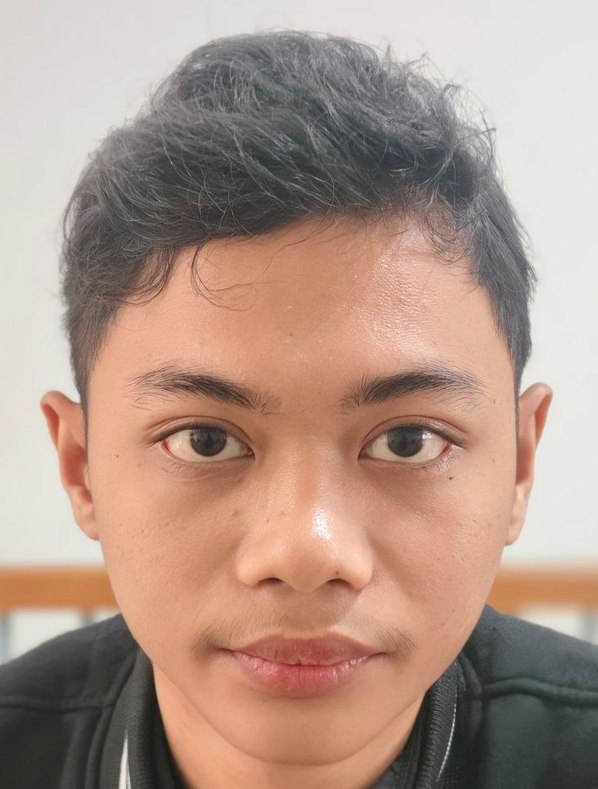
#> input picture engine/images/ade.jpg, 598 x 789 px
$ python -i image_quality.py   (imports and definitions only)   (older library calls are emulated)
#> lines starting #> are read from the running program, lines starting #| are printed output that depends on the picture
#> further down, picture is the input picture: shape (789, 598, 3); mean B, G, R 136.2, 149.3, 175.9
# utils/image_quality.py
import cv2
import numpy as np

def is_blurry(image_path, threshold=100.0):
    image = cv2.imread(image_path)
    if image is None:
        raise ValueError("Gambar tidak ditemukan.")
    gray = cv2.cvtColor(image, cv2.COLOR_BGR2GRAY)
    laplacian_var = cv2.Laplacian(gray, cv2.CV_64F).var()
    return laplacian_var < threshold

def enhance_lighting_if_needed(image, clip_limit=2.0, tile_grid_size=(8,8)):
    # Gunakan CLAHE untuk memperbaiki pencahayaan
#> called with clip_limit = 2, tile_grid_size = (8, 8)
    lab = cv2.cvtColor(image, cv2.COLOR_BGR2LAB)
#> lab: shape (789, 598, 3); mean of channels 0, 1, 2 161.5, 136.4, 138.9
    l, a, b = cv2.split(lab)
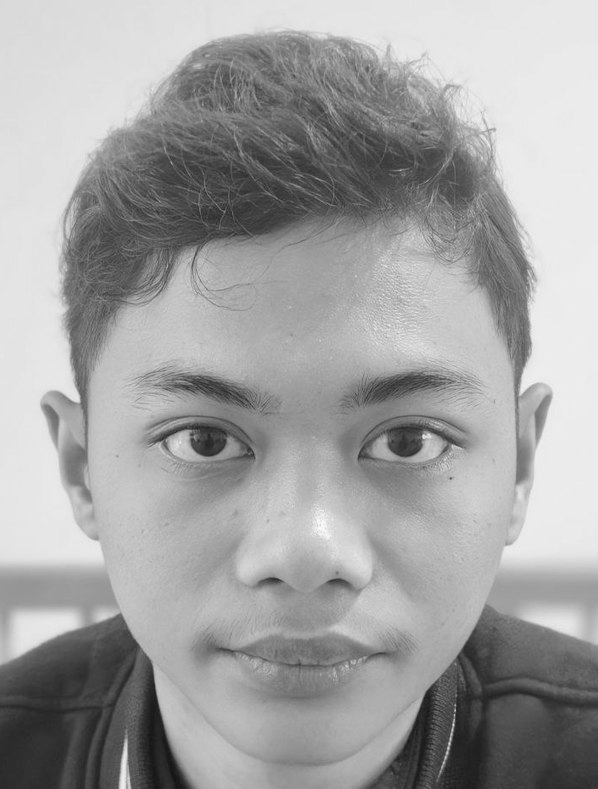
#> l: shape (789, 598); min 18, max 252, mean 161.5
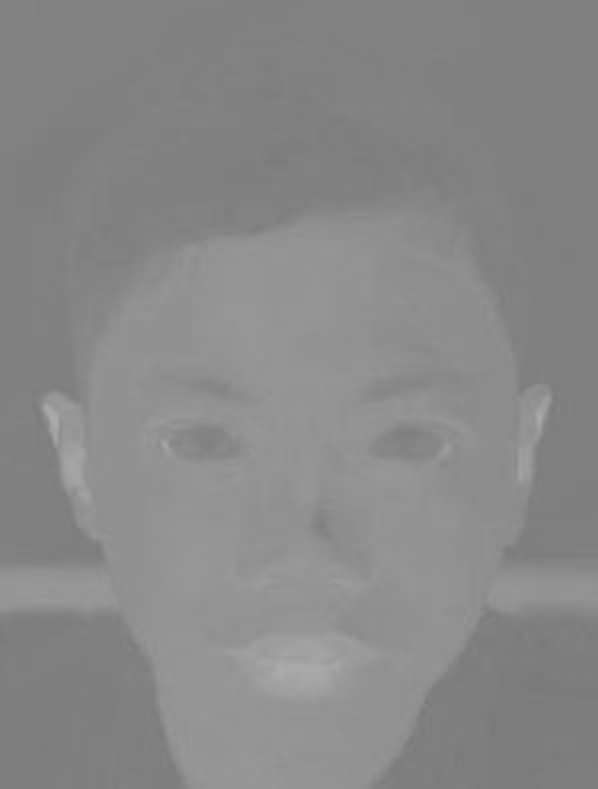
#> a: shape (789, 598); min 120, max 172, mean 136.4
    clahe = cv2.createCLAHE(clipLimit=clip_limit, tileGridSize=tile_grid_size)
    cl = clahe.apply(l)
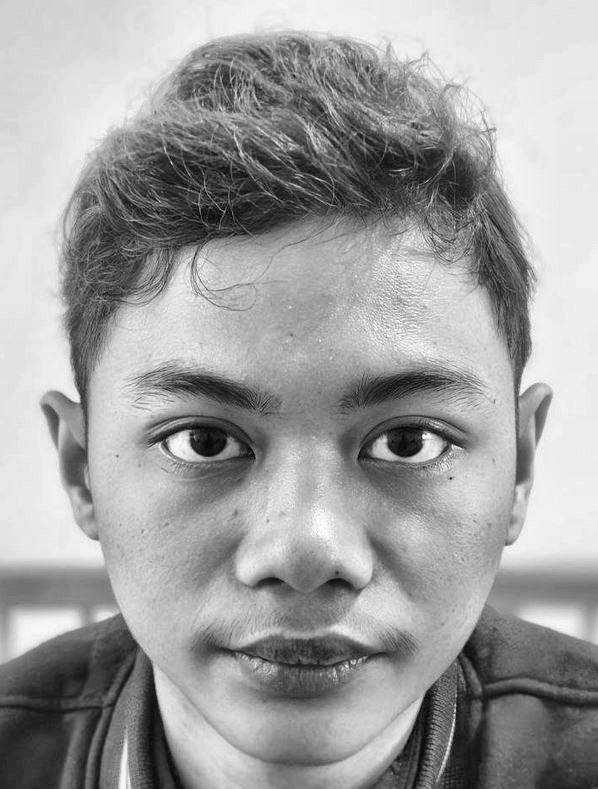
#> cl: shape (789, 598); min 7, max 254, mean 159.4
    limg = cv2.merge((cl,a,b))
#> limg: shape (789, 598, 3); mean of channels 0, 1, 2 159.4, 136.4, 138.9
    enhanced = cv2.cvtColor(limg, cv2.COLOR_LAB2BGR)
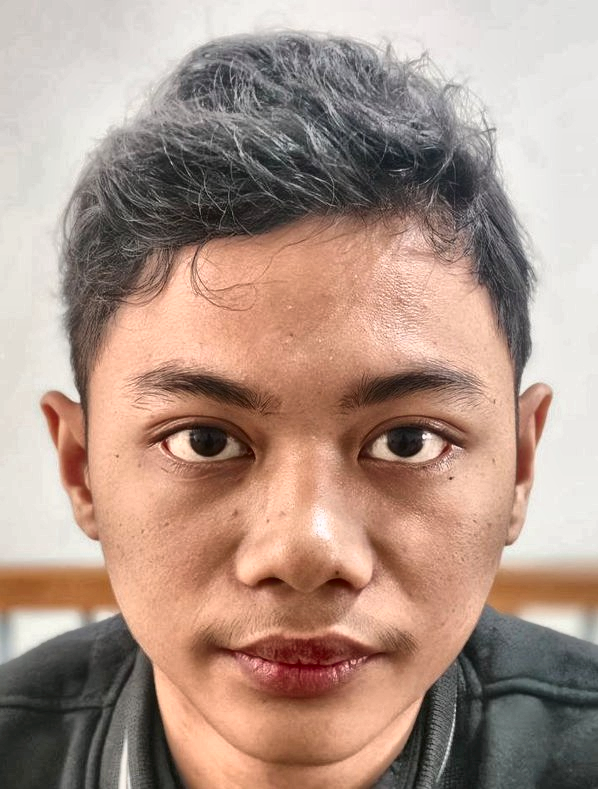
#> enhanced: shape (789, 598, 3); mean B, G, R 134.8, 147.9, 173.9
    return enhanced

def crop_face(image, face_location):
    # face_location = (top, right, bottom, left)
    top, right, bottom, left = face_location
    return image[top:bottom, left:right]

>>> import cv2
>>> picture = cv2.imread('../images/ade.jpg')
>>> result = enhance_lighting_if_needed(picture)

$ run again, on engine/images/andri.jpg
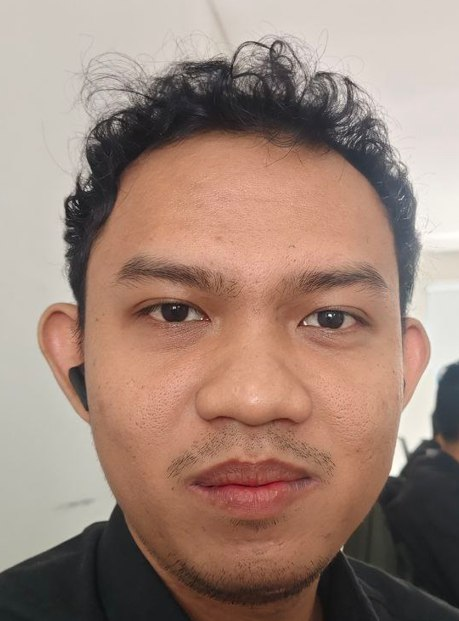
#> input picture engine/images/andri.jpg, 459 x 621 px
#> picture is the input picture: shape (621, 459, 3); mean B, G, R 120.4, 132.9, 158.5
#> lab: shape (621, 459, 3); mean of channels 0, 1, 2 144.6, 136.3, 138.7
#> in enhance_lighting_if_needed, `l, a, b = cv2.split(lab)`:
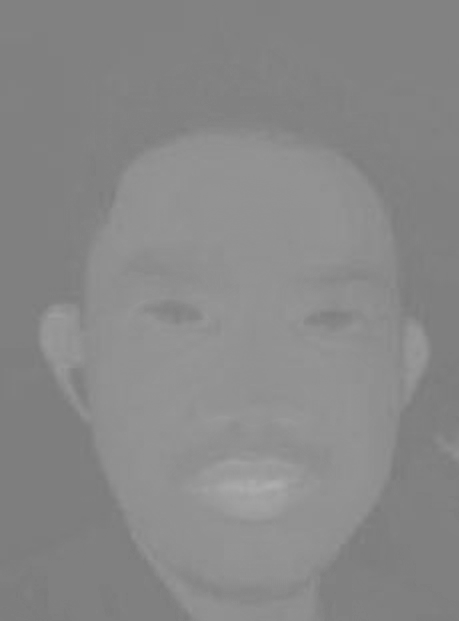
#> a: shape (621, 459); min 123, max 175, mean 136.3
#> limg: shape (621, 459, 3); mean of channels 0, 1, 2 148.8, 136.3, 138.7
#> in enhance_lighting_if_needed, `enhanced = cv2.cvtColor(limg, cv2.COLOR_LAB2BGR)`:
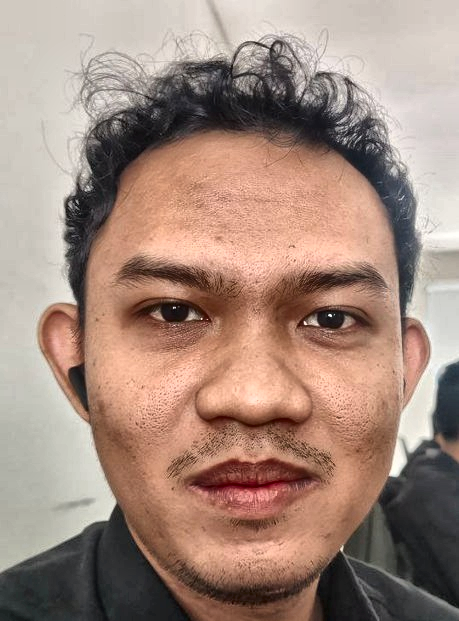
#> enhanced: shape (621, 459, 3); mean B, G, R 124.7, 137.4, 163.1

$ run again, on engine/images/ato.jpg
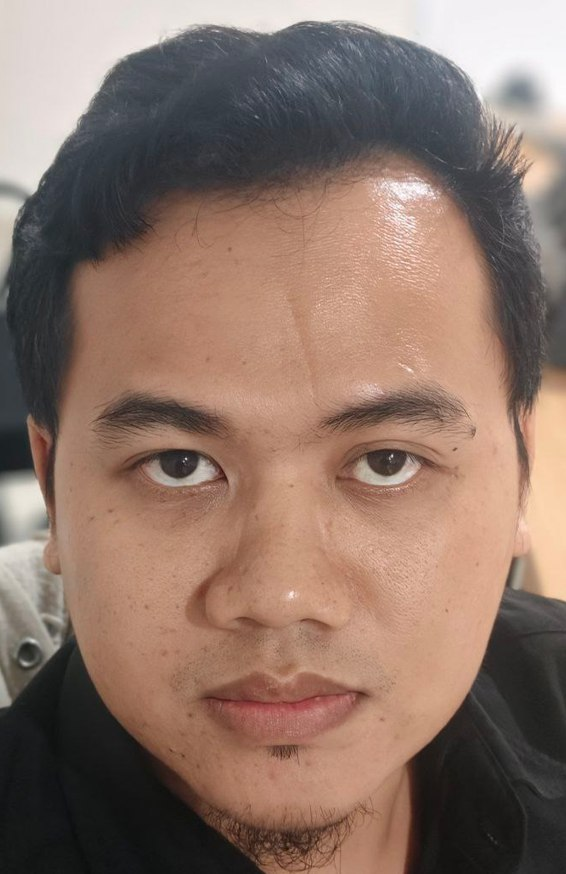
#> input picture engine/images/ato.jpg, 566 x 874 px
#> picture is the input picture: shape (874, 566, 3); mean B, G, R 103.6, 115.4, 139.8
#> lab: shape (874, 566, 3); mean of channels 0, 1, 2 126.6, 135.8, 138
#> in enhance_lighting_if_needed, `cl = clahe.apply(l)`:
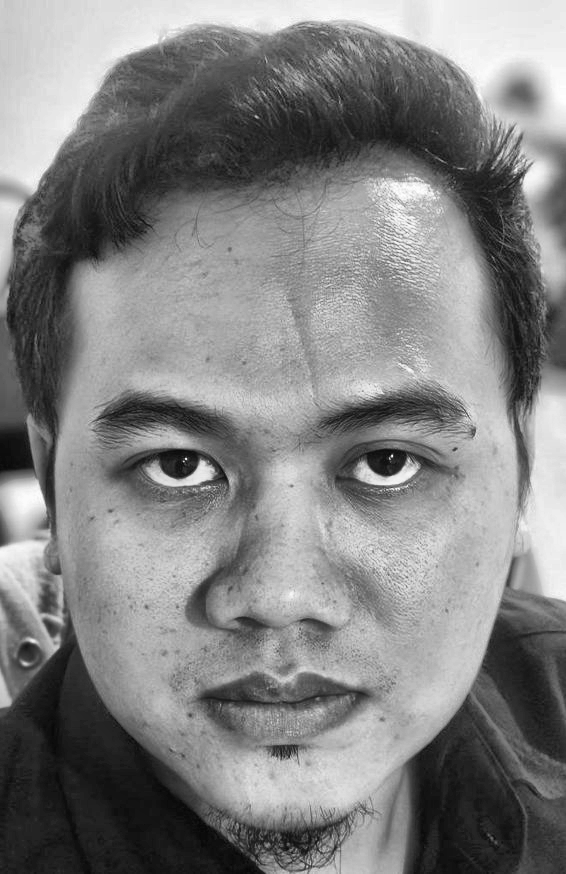
#> cl: shape (874, 566); min 4, max 255, mean 129.8
#> limg: shape (874, 566, 3); mean of channels 0, 1, 2 129.8, 135.8, 138
#> in enhance_lighting_if_needed, `enhanced = cv2.cvtColor(limg, cv2.COLOR_LAB2BGR)`:
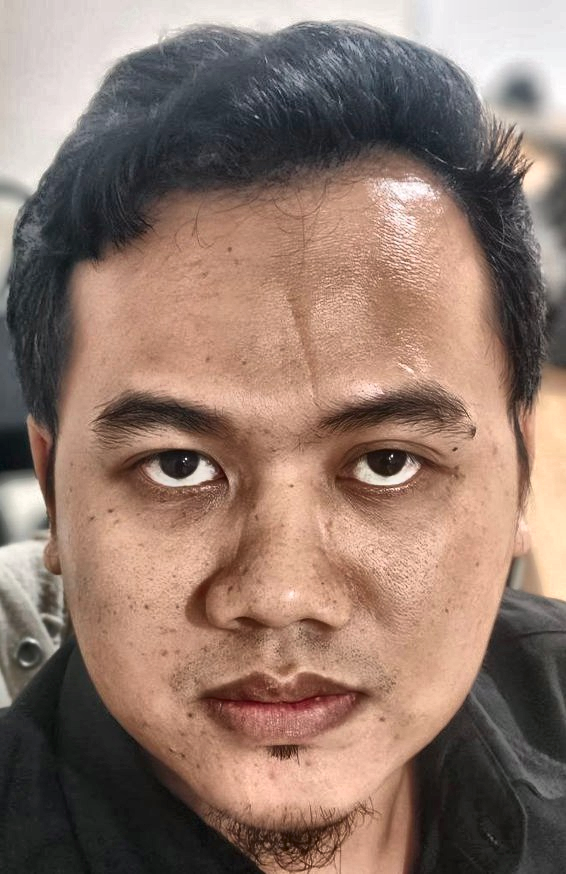
#> enhanced: shape (874, 566, 3); mean B, G, R 107.1, 119.1, 143.5

$ run again, on engine/images/ivan.jpg
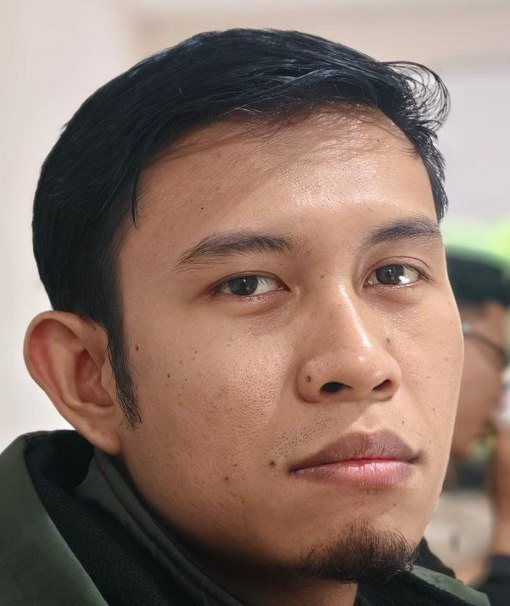
#> input picture engine/images/ivan.jpg, 510 x 606 px
#> picture is the input picture: shape (606, 510, 3); mean B, G, R 103.9, 115, 138.2
#> lab: shape (606, 510, 3); mean of channels 0, 1, 2 125.2, 135.5, 137.6
#> in enhance_lighting_if_needed, `cl = clahe.apply(l)`:
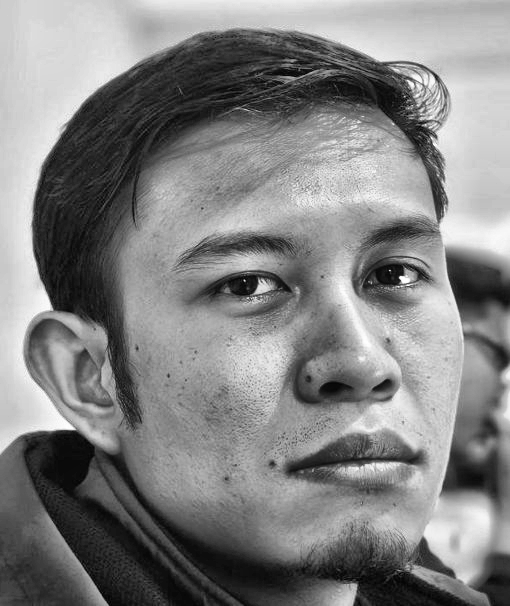
#> cl: shape (606, 510); min 2, max 255, mean 130.3
#> limg: shape (606, 510, 3); mean of channels 0, 1, 2 130.3, 135.5, 137.6
#> in enhance_lighting_if_needed, `enhanced = cv2.cvtColor(limg, cv2.COLOR_LAB2BGR)`:
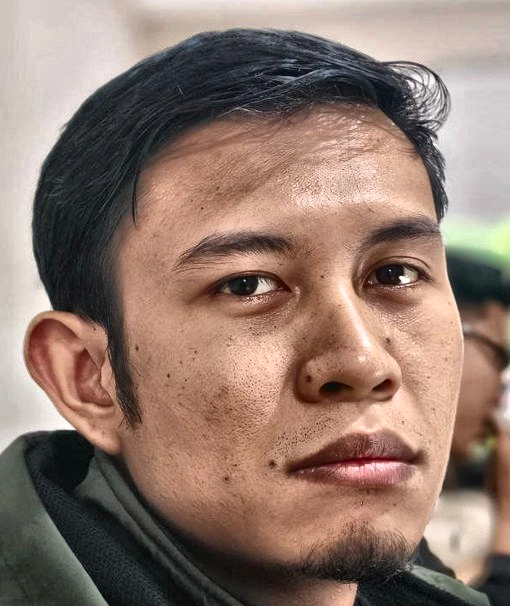
#> enhanced: shape (606, 510, 3); mean B, G, R 108.7, 119.9, 143.2
